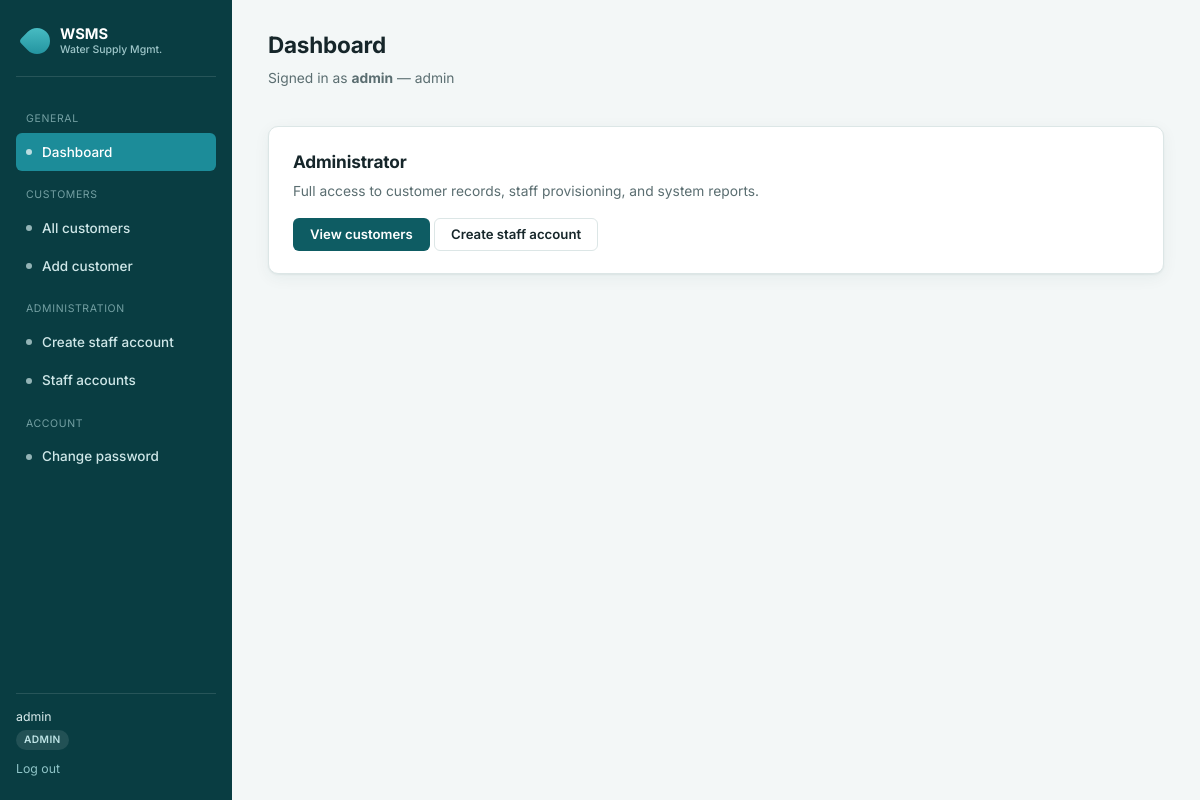
The app's page /dashboard (signed in) with its own data.
### models/user_model.py (models this page shows, shortened)
class User(UserMixin, db.Model):
    __tablename__ = "users"
    user_id = db.Column(db.Integer, primary_key=True)
    username = db.Column(db.String(50), unique=True, nullable=False, index=True)
    password_hash = db.Column(db.String(255), nullable=False)
    role = db.Column(db.String(20), nullable=False)
    linked_customer_id = db.Column(
        db.Integer, db.ForeignKey("customers.customer_id"), nullable=True
    )
    is_active_account = db.Column(db.Boolean, default=True, nullable=False)
    must_change_password = db.Column(db.Boolean, default=False, nullable=False)
    created_at = db.Column(db.DateTime, default=lambda: datetime.now(UTC))
    customer = db.relationship("Customer", back_populates="user_account", uselist=False)
    @property
    def is_active(self):
        return self.is_active_account
    def has_role(self, *roles) -> bool:
        return self.role in roles

### routes/auth_routes.py (the view, shortened to what this page needs)
@auth_bp.route(
    "/dashboard",
    methods=["GET"]
)
@login_required
def dashboard():
    if current_user.role == Role.ADMIN:
        return render_template(
            "dashboard.html"
        )

### app.py (called while the page is built)
def create_app():
    app = Flask(__name__)
    env = os.environ.get("FLASK_ENV", "development")
    app.config.from_object(ProductionConfig if env == "production" else DevelopmentConfig)
    db.init_app(app)
    login_manager.init_app(app)
    csrf.init_app(app)
    @login_manager.user_loader
    def load_user(user_id):
        return db.session.get(User, int(user_id))
    from routes.auth_routes import auth_bp
    from routes.customer_routes import customer_bp
    app.register_blueprint(auth_bp)
    app.register_blueprint(customer_bp)
    with app.app_context():
        db.create_all()
    return app

### templates/dashboard.html (shortened to what this page needs)
{% extends "base.html" %}
{% block content %}
  <div class="topbar">
    <div>
      <h1>Dashboard</h1>
      <p class="subtitle">Signed in as <strong>{{ current_user.username }}</strong> — {{ current_user.role }}</p>
    </div>
  </div>
  <div class="card">
    {% if current_user.has_role('admin') %}
      <h2>Administrator</h2>
      <p class="subtitle" style="margin-bottom:16px;">Full access to customer records, staff provisioning, and system reports.</p>
      <a class="btn btn-primary" href="{{ url_for('customer.list_customers') }}">View customers</a>
      <a class="btn btn-outline" href="{{ url_for('auth.create_staff_user') }}">Create staff account</a>
    {% elif current_user.has_role('officer') %}
      <h2>Water Supply Officer</h2>
      <p class="subtitle" style="margin-bottom:16px;">View customer records, verify new registrations, and manage meter readings and billing.</p>
      <a class="btn btn-primary" href="{{ url_for('customer.list_customers') }}">View customers</a>
    {% elif current_user.has_role('staff') %}
      <h2>Maintenance Staff</h2>
      <p class="subtitle">Your assigned maintenance and leakage requests will appear here once those modules are enabled.</p>
    {% else %}
      <h2>Customer</h2>
      <p class="subtitle">Your usage, billing, and complaint tools will appear here once those modules are enabled.</p>
    {% endif %}
  </div>
{% endblock %}

### templates/base.html (shortened to what this page needs)
<!DOCTYPE html>
<html lang="en">
<head>
  <link rel="stylesheet" href="{{ url_for('static', filename='css/style.css') }}">
</head>
<body>
  <div class="app-shell">
    <aside class="sidebar">
      <div class="brand">
        <span class="drop"></span>
        <span class="name">
          WSMS
          <small>Water Supply Mgmt.</small>
        </span>
      </div>
      <nav>
        <div class="nav-section">General</div>
        <a class="nav-link {{ 'active' if request.endpoint == 'auth.dashboard' }}"
           href="{{ url_for('auth.dashboard') }}">
          <span class="dot"></span> Dashboard
        </a>
        {% if current_user.has_role('admin', 'officer') %}
        <div class="nav-section">Customers</div>
        <a class="nav-link {{ 'active' if request.endpoint == 'customer.list_customers' }}"
           href="{{ url_for('customer.list_customers') }}">
          <span class="dot"></span> All customers
        </a>
        {% endif %}
        {% if current_user.has_role('admin') %}
        <a class="nav-link {{ 'active' if request.endpoint == 'customer.add_customer' }}"
           href="{{ url_for('customer.add_customer') }}">
          <span class="dot"></span> Add customer
        </a>
        <div class="nav-section">Administration</div>
        <a class="nav-link {{ 'active' if request.endpoint == 'auth.create_staff_user' }}"
           href="{{ url_for('auth.create_staff_user') }}">
          <span class="dot"></span> Create staff account
        </a>
        <a class="nav-link {{ 'active' if request.endpoint == 'auth.list_staff_users' }}"
           href="{{ url_for('auth.list_staff_users') }}">
          <span class="dot"></span> Staff accounts
        </a>
        {% endif %}
        <div class="nav-section">Account</div>
        <a class="nav-link {{ 'active' if request.endpoint == 'auth.change_password' }}"
           href="{{ url_for('auth.change_password') }}">
          <span class="dot"></span> Change password
        </a>
      </nav>
      <div class="user-card">
        <div>{{ current_user.username }}</div>
        <span class="role-badge">
          {{ current_user.role }}
        </span>
        <a class="logout-link"
           href="{{ url_for('auth.logout') }}">
          Log out
        </a>
      </div>
    </aside>
    <main class="main">
      {% block content %}{% endblock %}
    </main>
  </div>
</body>
</html>

### static/css/style.css (style rules this page uses)
:root { --color-bg: #F3F7F7; --color-surface: #FFFFFF; --color-primary: #0E5C63; --color-primary-d: #093D42; --color-accent: #1C8C99; --color-accent-lt: #E4F2F3; --color-text: #16262A; --color-text-soft: #5B6E71; --color-border: #DCE6E6; --color-success: #2F7D5C; --color-success-bg:#E6F4EC; --color-warning: #B8781F; --color-warning-bg:#FBF0DF; --color-danger: #B3402B; --color-danger-bg: #FBE7E2; --color-info: #2A6F97; --color-info-bg: #E3F0F8; --font-ui: 'Inter', system-ui, -apple-system, sans-serif; --font-data: 'IBM Plex Mono', 'Courier New', monospace; --radius-sm: 6px; --radius-md: 10px; --shadow-card: 0 1px 2px rgba(9, 61, 66, 0.06), 0 4px 16px rgba(9, 61, 66, 0.06); --sidebar-w: 232px; }
* { box-sizing: border-box; }
html, body { margin: 0; padding: 0; background: var(--color-bg); color: var(--color-text); font-family: var(--font-ui); font-size: 15px; line-height: 1.5; }
a { color: var(--color-accent); text-decoration: none; }
h1, h2, h3 { font-weight: 700; margin: 0 0 6px; letter-spacing: -0.01em; }
h1 { font-size: 1.5rem; }
h2 { font-size: 1.15rem; }
p.subtitle { color: var(--color-text-soft); margin: 0 0 20px; font-size: 0.92rem; }
.app-shell { display: flex; min-height: 100vh; }
.sidebar { width: var(--sidebar-w); background: var(--color-primary-d); color: #DCEEEF; flex-shrink: 0; display: flex; flex-direction: column; padding: 22px 16px; }
.sidebar .brand { display: flex; align-items: center; gap: 10px; padding: 4px 8px 20px; border-bottom: 1px solid rgba(255,255,255,0.12); margin-bottom: 18px; }
.brand .drop { width: 26px; height: 26px; border-radius: 50% 50% 50% 4px; background: linear-gradient(135deg, #4FC3C9, var(--color-accent)); transform: rotate(45deg); flex-shrink: 0; }
.brand .name { font-weight: 700; font-size: 0.98rem; color: #fff; line-height: 1.2; }
.brand .name small { display: block; font-weight: 500; font-size: 0.7rem; color: #9FC7CA; }
.nav-section { font-size: 0.7rem; text-transform: uppercase; letter-spacing: 0.06em; color: #74A0A3; margin: 16px 10px 6px; }
.nav-link { display: flex; align-items: center; gap: 10px; padding: 9px 10px; border-radius: var(--radius-sm); color: #CFE7E8; font-size: 0.9rem; font-weight: 500; }
.nav-link.active { background: var(--color-accent); color: #fff; }
.nav-link .dot { width: 6px; height: 6px; border-radius: 50%; background: currentColor; opacity: 0.7; }
.sidebar .user-card { margin-top: auto; padding-top: 14px; border-top: 1px solid rgba(255,255,255,0.12); font-size: 0.82rem; }
.sidebar .user-card .role-badge { display: inline-block; margin-top: 4px; font-size: 0.68rem; font-weight: 600; text-transform: uppercase; letter-spacing: 0.04em; background: rgba(255,255,255,0.1); color: #BEE3E5; padding: 2px 8px; border-radius: 999px; }
.sidebar .logout-link { display: block; margin-top: 10px; font-size: 0.82rem; color: #8FC4C7; }
.main { flex: 1; padding: 28px 36px; max-width: 1100px; }
.topbar { display: flex; justify-content: space-between; align-items: flex-start; margin-bottom: 18px; }
.card { background: var(--color-surface); border: 1px solid var(--color-border); border-radius: var(--radius-md); box-shadow: var(--shadow-card); padding: 22px 24px; margin-bottom: 20px; }
.btn { display: inline-flex; align-items: center; gap: 6px; font-family: var(--font-ui); font-weight: 600; font-size: 0.88rem; padding: 9px 16px; border-radius: var(--radius-sm); border: 1px solid transparent; cursor: pointer; line-height: 1; }
.btn-primary { background: var(--color-primary); color: #fff; }
.btn-outline { background: #fff; border-color: var(--color-border); color: var(--color-text); }

### records on screen
User: username "admin", role "ADMIN", role "admin"
